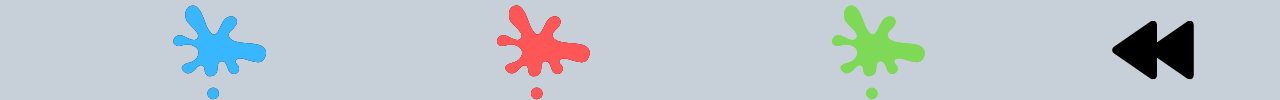
#> input picture NavBar/Colors/Blue.png, 1280 x 100 px; the run also reads 1 picture not shown here
$ python Deploy.py
#> lines starting #> are read from the running program, lines starting #| are printed output that depends on the picture; pictures that were not available may be replaced by others from this repository, and a replacement may not be noted
from turtle import home
import cv2
import os
import numpy as np
from PIL import Image
import HandTracking_GestureRecognition_Module as hgm

colorsPath = "NavBar/Colors"
homepagePath = "NavBar/Homepage"
sizesPath = "NavBar/Sizes"
imListColors = os.listdir(colorsPath)
imListHomepage = os.listdir(homepagePath)
imListSizes = os.listdir(sizesPath)
colors = []
homepage = []
sizes = []

for imPath in imListColors:
    image = cv2.imread(f'{colorsPath}/{imPath}')
#> image is the input picture: shape (100, 1280, 3); mean B, G, R 205.6, 199.7, 190.5
    colors.append(image)
#> pass 2 of the loop `for imPath in imListColors:`:
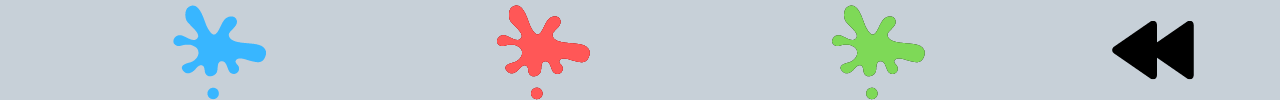
#> input picture NavBar/Colors/Green.png, 1280 x 100 px
#> image is the input picture: shape (100, 1280, 3); mean B, G, R 205.7, 199.7, 190.6

for imPath in imListHomepage:
    image = cv2.imread(f'{homepagePath}/{imPath}')
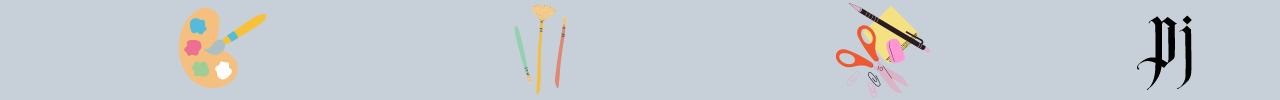
#> input picture NavBar/Homepage/homepage.png, 1280 x 100 px
#> image is the input picture: shape (100, 1280, 3); mean B, G, R 208.9, 204.1, 198.2
    homepage.append(image)
#> pass 2 of the loop `for imPath in imListHomepage:`:
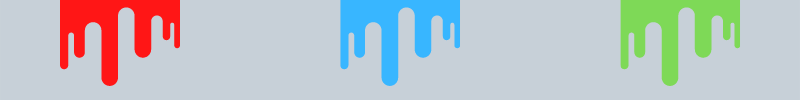
#> input picture NavBar/Homepage/virtual painter.png, 800 x 100 px
#> image is the input picture: shape (100, 800, 3); mean B, G, R 198, 195.1, 188.9

for imPath in imListSizes:
    image = cv2.imread(f'{sizesPath}/{imPath}')
    sizes.append(image)

def drawOnFeed(frame, canvas):
    gray = cv2.cvtColor(canvas, cv2.COLOR_BGR2GRAY)
    _, ImgInv = cv2.threshold(gray, 50, 255, cv2.THRESH_BINARY_INV)
    ImgInv = cv2.cvtColor(ImgInv, cv2.COLOR_GRAY2BGR)
    frame = cv2.bitwise_and(frame, ImgInv)
    frame = cv2.bitwise_or(frame, canvas)

    return frame

def main():
    width, height = 1280, 720
    brushColor = [(0, 0, 255), (0, 255, 0), (255, 0, 80)]
    brushSize = [10, 20, 30]
    eraserSize = [25, 45, 60]
    currNavBar, currNavBarid, currColor, currBrushsize, currEraserSize = homepage[0], 0, brushColor[2], brushSize[1], eraserSize[1]
#> currNavBarid = 0; currColor = (255, 0, 80); currBrushsize = 20; currEraserSize = 45
    canvas = np.zeros((height, width, 3), dtype = 'uint8')

    cap = cv2.VideoCapture(0)
    cap.set(3, width)
    cap.set(4, height)

    xp, yp = 0, 0

    detector = hgm.HandDetector()

    while True:
        success, frame = cap.read()
        frame = cv2.flip(frame, 1)

        frame = detector.FindHands(frame, True)
        lm_list = detector.FindPositions(frame, 0)

        if len(lm_list):
            fingers = detector.FindGesture()
            xi, yi = lm_list[8][1:]
            xm, ym = lm_list[12][1:]

            # index finger
            if fingers[0] == 1 and fingers[1] == 0 and fingers[2] == 0 and fingers[3] == 0:
                if xp == 0 and yp == 0:
                    xp, yp = xi, yi

                cv2.line(canvas, (xp, yp), (xi, yi), currColor, currBrushsize)
                xp, yp = xi, yi

            # index + middle fingers
            elif fingers[0] == 1 and fingers[1] == 1 and fingers[2] == 0 and fingers[3] == 0:
                xp, yp = 0, 0

                if currNavBarid == 0:
                    if ym < 100:
                        if xm > 100 and xm < 280:
                            currNavBar, currNavBarid = colors[0], 1

                        elif xm > 400 and xm < 620:
                            currNavBar, currNavBarid = sizes[1], 2

                        elif xm > 780 and xm < 940:
                            currNavBar, currNavBarid = sizes[0], 3

                elif currNavBarid == 1:
                    if ym < 100:
                        if xm > 100 and xm < 280:
                            currNavBar, currColor = colors[0], brushColor[2]

                        elif xm > 400 and xm < 620:
                            currNavBar, currColor = colors[2], brushColor[0]

                        elif xm > 780 and xm < 940:
                            currNavBar, currColor = colors[1], brushColor[1]

                        elif xm > 1080 and xm < 1200:
                            currNavBar, currNavBarid = homepage[0], 0

                elif currNavBarid == 2:
                    if ym < 100:
                        if xm > 100 and xm < 280:
                            currNavBar, currBrushsize = sizes[2], brushSize[0]

                        elif xm > 400 and xm < 620:
                            currNavBar, currBrushsize = sizes[1], brushSize[1]

                        elif xm > 780 and xm < 940:
                            currNavBar, currBrushsize = sizes[0], brushSize[2]

                        elif xm > 1080 and xm < 1200:
                            currNavBar, currNavBarid = homepage[0], 0

                elif currNavBarid == 3:
                    if ym < 100:
                        if xm > 100 and xm < 280:
                            currNavBar, currEraserSize = sizes[2], eraserSize[0]

                        elif xm > 400 and xm < 620:
                            currNavBar, currEraserSize = sizes[1], eraserSize[1]

                        elif xm > 780 and xm < 940:
                            currNavBar, currEraserSize = sizes[0], eraserSize[2]

                        elif xm > 1080 and xm < 1200:
                            currNavBar, currNavBarid = homepage[0], 0


            # index + middle + ring fingers
            elif fingers[0] == 1 and fingers[1] == 1 and fingers[2] == 1 and fingers[3] == 0:
                xp, yp = 0, 0

                # img = Image.fromarray(canvas)
                # img.save("drawing.png")

            # index + middle + ring + pbrushColory fingers
            elif fingers[0] == 1 and fingers[1] == 1 and fingers[2] == 1 and fingers[3] == 1:
                cv2.circle(frame, (xm, ym), currEraserSize, (0, 0, 0), -1)
                cv2.circle(canvas, (xm, ym), currEraserSize, (0, 0, 0), -1)
                xp, yp = 0, 0

            else:
                xp, yp = 0, 0

        frame = drawOnFeed(frame, canvas)
        frame[0:100, 0:1280] = currNavBar
        cv2.imshow('Live', frame)

        if cv2.waitKey(20) & 0xFF == ord('x'):
            break

    cv2.destroyAllWindows()
    cap.release()

if __name__ == "__main__":
    main()
#> (the call stopped at in main, `detector = hgm.HandDetector()`: HandTracking_GestureRecognition_Module is not available in this run)
